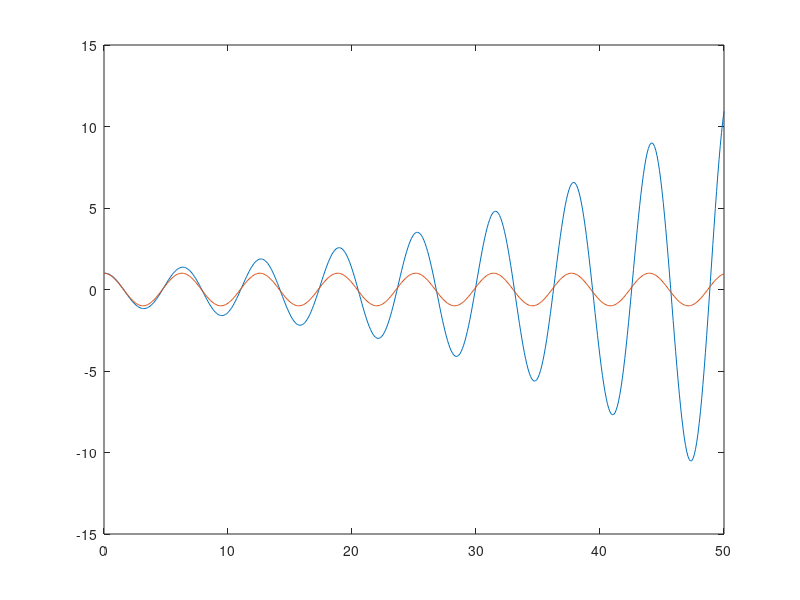

Write MATLAB code to recreate this figure.
clear

dt = 0.1;
T = 50;
t = (0:dt:T)';

omega = 1;

x = zeros(size(t));
v = x;

x(1) = 1;
v(1) = 0;

for i = 1:numel(t) - 1

    
    x(i + 1) = x(i) + v(i) * dt;
    v(i + 1) = v(i) - omega^2 * x(i) * dt; 
    

end

xTeoretical = x(1) * cos(omega * t);

plot(t, [x, xTeoretical]);
